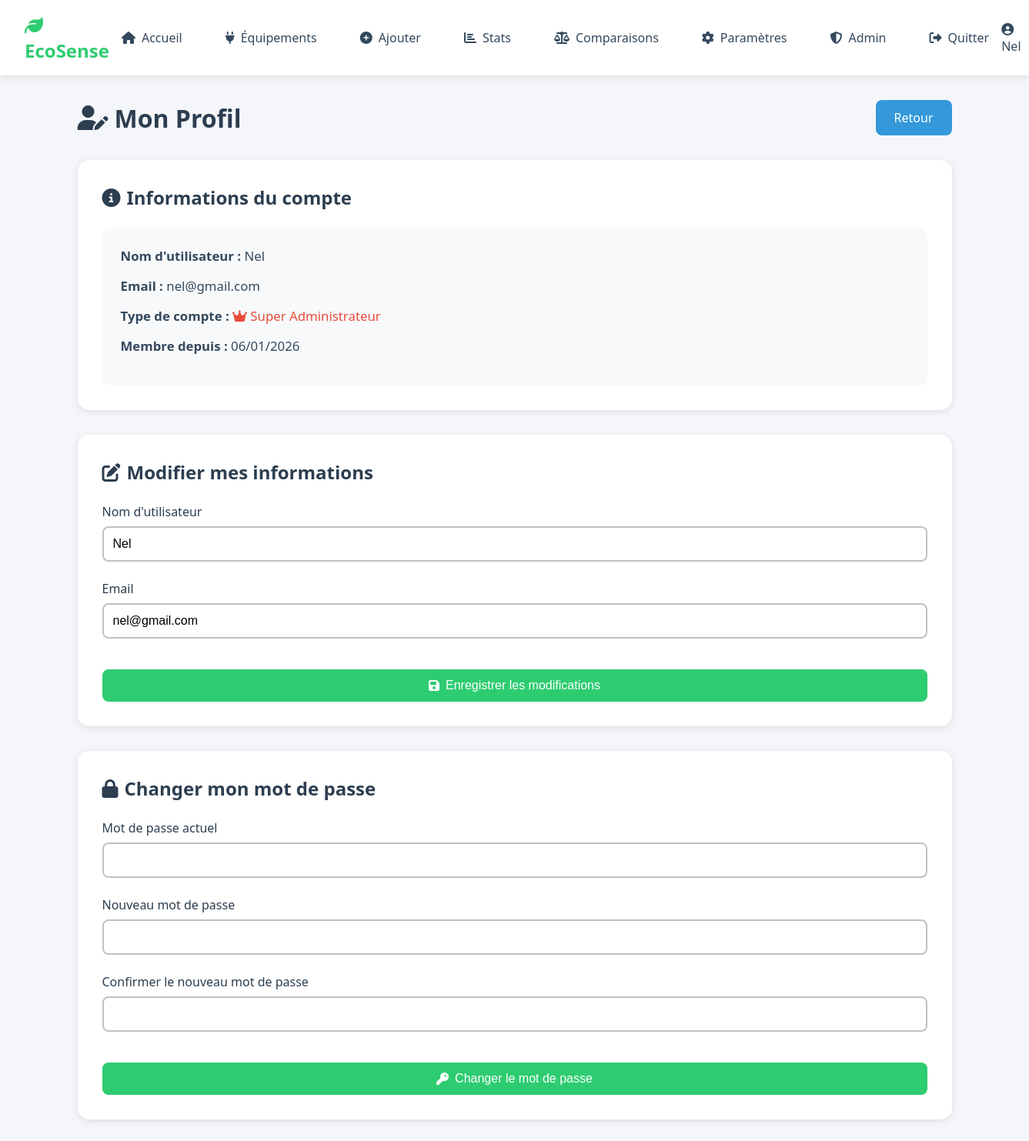
Screenshot of /profile (signed in) with the database file from the repository.
### models/database.py (models this page shows, shortened)
class User(Base):
    __tablename__ = 'users'
    id = Column(Integer, primary_key=True)
    username = Column(String(80), unique=True, nullable=False)
    email = Column(String(120), unique=True, nullable=False)
    password_hash = Column(String(200), nullable=False)
    date_created = Column(DateTime, default=datetime.now)
    is_admin = Column(Integer, default=0)
    is_approved = Column(Integer, default=0)
    alert_threshold = Column(Float, default=10.0)
    daily_goal = Column(Float, default=5.0)
    equipments = relationship('Equipment', back_populates='user', lazy='select')
    usages = relationship('Usage', back_populates='user', lazy='select')
    predictions = relationship('Prediction', back_populates='user', lazy='select')

### app.py (the view, shortened to what this page needs)
@app.route('/profile', methods=['GET', 'POST'])
@login_required
def profile():
    user_id = session['user_id']
    db = get_session()
    try:
        user = db.query(User).filter(User.id == user_id).first()
        return render_template('profile.html', user=user)
    finally:
        db.close()

### app.py (called while the page is built)
def login_required(f):
    @wraps(f)
    def decorated_function(*args, **kwargs):
        if 'user_id' not in session:
            flash('Vous devez être connecté.', 'warning')
            return redirect(url_for('login'))
        return f(*args, **kwargs)
    return decorated_function

### models/database.py (called while the page is built)
def get_session():
    engine = create_engine('sqlite:///database.db', echo=False)
    Session = sessionmaker(bind=engine)
    return Session()

### templates/profile.html (shortened to what this page needs)
<!DOCTYPE html>
<html lang="fr">
<head>
    <link rel="stylesheet" href="https://cdnjs.cloudflare.com/ajax/libs/font-awesome/6.4.0/css/all.min.css">
    <link rel="stylesheet" href="{{ url_for('static', filename='css/style.css') }}">
</head>
<body>
    <nav class="navbar">
        <div class="nav-brand"><i class="fas fa-leaf"></i> EcoSense</div>
        <ul class="nav-menu">
            <li><a href="{{ url_for('home') }}"><i class="fas fa-home"></i> Accueil</a></li>
            <li><a href="{{ url_for('equipments') }}"><i class="fas fa-plug"></i> Équipements</a></li>
            <li><a href="{{ url_for('add_usage') }}"><i class="fas fa-plus-circle"></i> Ajouter</a></li>
            <li><a href="{{ url_for('statistics') }}"><i class="fas fa-chart-bar"></i> Stats</a></li>
            <li><a href="{{ url_for('comparisons') }}"><i class="fas fa-balance-scale"></i> Comparaisons</a></li>
            <li><a href="{{ url_for('settings') }}"><i class="fas fa-cog"></i> Paramètres</a></li>
            {% if session.is_admin == 1 %}
            <li><a href="{{ url_for('admin_panel') }}"><i class="fas fa-shield-alt"></i> Admin</a></li>
            {% endif %}
            <li><a href="{{ url_for('logout') }}"><i class="fas fa-sign-out-alt"></i> Quitter</a></li>
        </ul>
        <div class="nav-user">
            <a href="{{ url_for('profile') }}" style="color: inherit; text-decoration: none;">
                <i class="fas fa-user-circle"></i> {{ session.username }}
            </a>
        </div>
    </nav>
    <div class="container">
        <div class="page-header">
            <h1><i class="fas fa-user-edit"></i> Mon Profil</h1>
            <a href="{{ url_for('home') }}" class="btn btn-secondary">Retour</a>
        </div>
        <div class="section">
            <h2><i class="fas fa-info-circle"></i> Informations du compte</h2>
            <div class="profile-info">
                <p><strong>Nom d'utilisateur :</strong> {{ user.username }}</p>
                <p><strong>Email :</strong> {{ user.email }}</p>
                <p><strong>Type de compte :</strong>
                    {% if user.is_admin == 1 %}
                        <span style="color: #e74c3c;"><i class="fas fa-crown"></i> Super Administrateur</span>
                    {% else %}
                        <span>Utilisateur standard</span>
                    {% endif %}
                </p>
                <p><strong>Membre depuis :</strong> {{ user.date_created.strftime('%d/%m/%Y') }}</p>
            </div>
        </div>
        <div class="section">
            <h2><i class="fas fa-edit"></i> Modifier mes informations</h2>
            <form method="POST" class="profile-form">
                <div class="form-group">
                    <label for="username">Nom d'utilisateur</label>
                    <input type="text" id="username" name="username" value="{{ user.username }}" required>
                </div>
                <div class="form-group">
                    <label for="email">Email</label>
                    <input type="email" id="email" name="email" value="{{ user.email }}" required>
                </div>
                <button type="submit" class="btn btn-primary">
                    <i class="fas fa-save"></i> Enregistrer les modifications
                </button>
            </form>
        </div>
        <div class="section">
            <h2><i class="fas fa-lock"></i> Changer mon mot de passe</h2>
            <form method="POST" class="profile-form">
                <div class="form-group">
                    <label for="current_password">Mot de passe actuel</label>
                    <input type="password" id="current_password" name="current_password" required>
                </div>
                <div class="form-group">
                    <label for="new_password">Nouveau mot de passe</label>
                    <input type="password" id="new_password" name="new_password" required>
                </div>
                <div class="form-group">
                    <label for="confirm_password">Confirmer le nouveau mot de passe</label>
                    <input type="password" id="confirm_password" name="confirm_password" required>
                </div>
                <button type="submit" class="btn btn-primary">
                    <i class="fas fa-key"></i> Changer le mot de passe
                </button>
            </form>
        </div>
    </div>
</body>
</html>

### static/css/style.css (style rules this page uses)
* { margin: 0; padding: 0; box-sizing: border-box; }
:root { --primary-color: #2ecc71; --primary-dark: #27ae60; --secondary-color: #3498db; --danger-color: #e74c3c; --warning-color: #f39c12; --success-color: #2ecc71; --dark-color: #2c3e50; --light-color: #ecf0f1; --text-color: #34495e; --border-color: #bdc3c7; --shadow: 0 2px 10px rgba(0,0,0,0.1); }
body { font-family: 'Segoe UI', Tahoma, Geneva, Verdana, sans-serif; background: #f5f6fa; min-height: 100vh; color: var(--text-color); }
.navbar { background: white; padding: 1rem 2rem; box-shadow: var(--shadow); display: flex; justify-content: space-between; align-items: center; }
.nav-brand { font-size: 1.5rem; font-weight: bold; color: var(--primary-color); }
.nav-menu { display: flex; list-style: none; gap: 1.5rem; }
.nav-menu a { text-decoration: none; color: var(--text-color); padding: 0.5rem 1rem; border-radius: 5px; transition: all 0.3s; display: flex; align-items: center; gap: 0.5rem; }
.nav-user { color: var(--text-color); font-weight: 500; display: flex; align-items: center; gap: 0.5rem; }
.container { max-width: 1200px; margin: 2rem auto; padding: 0 2rem; }
.form-group { margin-bottom: 1.5rem; }
.form-group label { display: block; margin-bottom: 0.5rem; font-weight: 500; color: var(--dark-color); display: flex; align-items: center; gap: 0.5rem; }
.form-group input, .form-group select { width: 100%; padding: 0.75rem; border: 2px solid var(--border-color); border-radius: 8px; font-size: 1rem; transition: border-color 0.3s; }
.btn { padding: 0.75rem 1.5rem; border: none; border-radius: 8px; font-size: 1rem; cursor: pointer; text-decoration: none; display: inline-flex; align-items: center; gap: 0.5rem; transition: all 0.3s; font-weight: 500; }
.btn-primary { background: var(--primary-color); color: white; }
.btn-secondary { background: var(--secondary-color); color: white; }
button[type="submit"] { width: 100%; margin-top: 1rem; justify-content: center; }
.page-header { display: flex; justify-content: space-between; align-items: center; margin-bottom: 2rem; }
.page-header h1 { color: var(--dark-color); font-size: 2rem; display: flex; align-items: center; gap: 0.5rem; }
.section { background: white; padding: 2rem; border-radius: 15px; box-shadow: var(--shadow); margin-bottom: 2rem; }
.section h2 { margin-bottom: 1.5rem; color: var(--dark-color); display: flex; align-items: center; gap: 0.5rem; }
.profile-info { background: #f8f9fa; padding: 1.5rem; border-radius: 10px; margin-top: 1rem; }
.profile-info p { margin-bottom: 1rem; font-size: 1.05rem; }
.profile-form { margin-top: 1rem; }

### rows the page displays
User: username "Nel", email "nel@gmail.com", date_created "06/01/2026"
